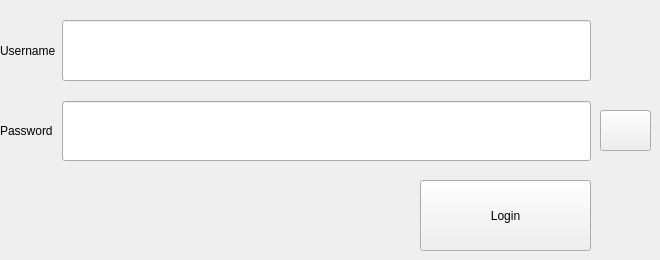
      <widget class="QWidget" name="sign_in_tab">
       <attribute name="title">
        <string>Sign In</string>
       </attribute>
       <widget class="QPushButton" name="Pbutton_submit_signin_user">
        <property name="geometry">
         <rect>
          <x>420</x>
          <y>180</y>
          <width>171</width>
          <height>71</height>
         </rect>
        </property>
        <property name="styleSheet">
         <string notr="true"/>
        </property>
        <property name="text">
         <string>Login</string>
        </property>
       </widget>
       <widget class="QWidget" name="formLayoutWidget_4">
        <property name="geometry">
         <rect>
          <x>0</x>
          <y>0</y>
          <width>591</width>
          <height>161</height>
         </rect>
        </property>
        <property name="styleSheet">
         <string/>
        </property>
        <layout class="QFormLayout" name="formLayout">
         <property name="verticalSpacing">
          <number>20</number>
         </property>
         <property name="topMargin">
          <number>20</number>
         </property>
         <item row="0" column="1">
          <widget class="QLineEdit" name="Line_username_signin_user">
           <property name="sizePolicy">
            <sizepolicy hsizetype="Expanding" vsizetype="Expanding">
             <horstretch>30</horstretch>
             <verstretch>30</verstretch>
            </sizepolicy>
           </property>
           <property name="styleSheet">
            <string notr="true"/>
           </property>
          </widget>
         </item>
         <item row="0" column="0">
          <widget class="QLabel" name="Label_username_signin_user">
           <property name="sizePolicy">
            <sizepolicy hsizetype="Expanding" vsizetype="Expanding">
             <horstretch>0</horstretch>
             <verstretch>0</verstretch>
            </sizepolicy>
           </property>
           <property name="styleSheet">
            <string notr="true"/>
           </property>
           <property name="text">
            <string>Username</string>
           </property>
          </widget>
         </item>
         <item row="1" column="0">
          <widget class="QLabel" name="Label_password_signin_user">
           <property name="sizePolicy">
            <sizepolicy hsizetype="Expanding" vsizetype="Expanding">
             <horstretch>0</horstretch>
             <verstretch>0</verstretch>
            </sizepolicy>
           </property>
           <property name="styleSheet">
            <string notr="true"/>
           </property>
           <property name="text">
            <string>Password</string>
           </property>
          </widget>
         </item>
         <item row="1" column="1">
          <widget class="QLineEdit" name="Line_password_signin_user">
           <property name="sizePolicy">
            <sizepolicy hsizetype="Expanding" vsizetype="Expanding">
             <horstretch>30</horstretch>
             <verstretch>30</verstretch>
            </sizepolicy>
           </property>
           <property name="styleSheet">
            <string notr="true"/>
           </property>
          </widget>
         </item>
        </layout>
       </widget>
       <widget class="QPushButton" name="Pbutton_show_password_signin_user">
        <property name="geometry">
         <rect>
          <x>600</x>
          <y>110</y>
          <width>51</width>
          <height>41</height>
         </rect>
        </property>
        <property name="autoFillBackground">
         <bool>false</bool>
        </property>
        <property name="styleSheet">
         <string notr="true"/>
        </property>
        <property name="text">
         <string/>
        </property>
        <property name="icon">
         <iconset>
          <normaloff>:/newPrefix/icons8-eye-50.png</normaloff>:/newPrefix/icons8-eye-50.png</iconset>
        </property>
        <property name="iconSize">
         <size>
          <width>50</width>
          <height>50</height>
         </size>
        </property>
       </widget>
      </widget>
